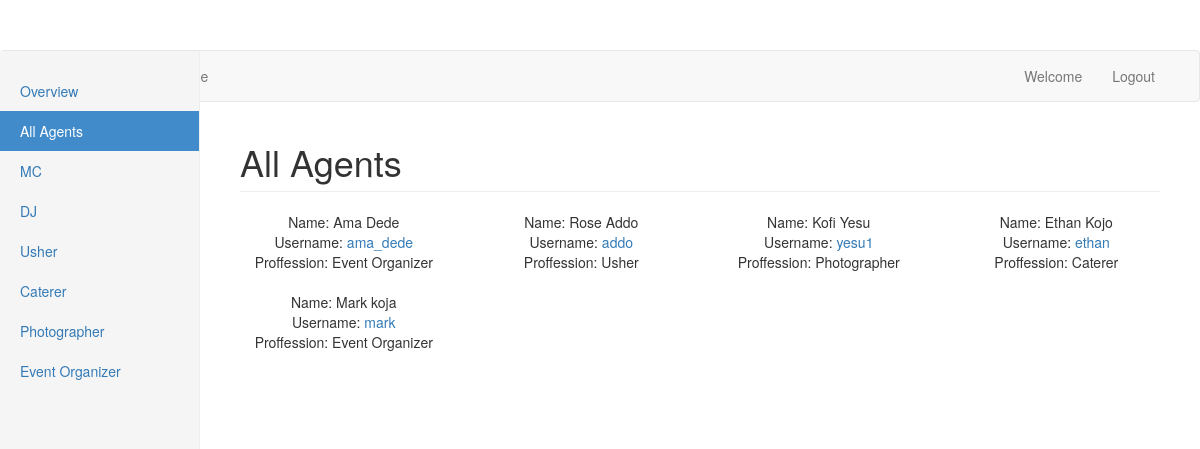
Screenshot of /home (signed in) with the database file from the repository.
### app/models.py (models this page shows, shortened)
class Agent(UserMixin,db.Model):
    id = db.Column(db.Integer, primary_key=True)
    username = db.Column(db.String(64), index=True, unique=True)
    email = db.Column(db.String(120), index=True, unique=True)
    name = db.Column(db.String(100))
    proffession = db.Column(db.String(50))
    password_hash = db.Column(db.String(128))
    posts = db.relationship('Post', backref='author', lazy='dynamic')
    about_me = db.Column(db.String(140))
    contact = db.Column(db.String(140))
    last_seen = db.Column(db.DateTime, default=datetime.utcnow)

### app/routes.py (the view)
@app.route('/home')
@login_required
def home():
    agents= Agent.query.all()
    return render_template('client/home.html',agents=agents)

### app/models.py (called while the page is built)
@login.user_loader
def load_user(id):
    return Agent.query.get(int(id))

### app/routes.py (called while the page is built)
@app.before_request
def before_request():
    if current_user.is_authenticated:
        current_user.last_seen = datetime.utcnow()
        db.session.commit()

### app/templates/client/home.html (shortened to what this page needs)
{% extends "client/base.html" %}
{% block content %}
<div class="container-fluid">
    <div class="row">
      <div class="col-sm-3 col-md-2 sidebar">
        <ul class="nav nav-sidebar">
          <li ><a href="#">Overview</a></li>
          <li class="active"><a href="{{url_for('home')}}">All Agents</a><span class="sr-only">(current)</span></li>
          <li><a href="{{url_for('mc')}}">MC</a></li>
          <li><a href="{{url_for('dj')}}">DJ</a></li>
          <li><a href="{{url_for('usher')}}">Usher</a></li>
          <li><a href="{{url_for('caterer')}}">Caterer</a></li>
          <li><a href="{{url_for('photographers')}}">Photographer</a></li>
          <li><a href="{{url_for('event_org')}}">Event Organizer</a></li>
        </ul>
      </div>
      <div class="col-sm-9 col-sm-offset-3 col-md-10 col-md-offset-2 main">
        <h1 class="page-header">All Agents</h1>
        <div class="row placeholders">
          {%for agent in agents%}
          <div class="col-xs-6 col-sm-3 placeholder">
            Name: {{agent.name}}
            <br>
            Username: <a href="{{url_for('client_view',username=agent.username)}}">{{agent.username}}</a> <br>
            Proffession: {{agent.proffession}}
          </div>
          {% endfor %}
        </div>
      </div>
    </div>
  </div>
{% endblock %}

### app/templates/client/base.html (shortened to what this page needs)
{% extends 'bootstrap/base.html' %}
{% block navbar %}
<nav class="navbar navbar-default">
  <div class="container">
      <div class="navbar-header">
          <a class="navbar-brand" href="{{ url_for('index') }}">Dunamis_hub</a>
      </div>
      <div class="collapse navbar-collapse" id="bs-example-navbar-collapse-1">
          <ul class="nav navbar-nav">
              <li><a href="{{ url_for('home') }}">Home</a></li>
          </ul>
          <ul class="nav navbar-nav navbar-right">
              {% if current_user.is_anonymous %}
              <li><a href="{{ url_for('client_login') }}">Login</a></li>
              {% else %}
              <li><a>Welcome</a></li>
              <li><a href="{{ url_for('logout') }}">Logout</a></li>
              {% endif %}
          </ul>
      </div>
  </div>
</nav>
{% endblock %}

### app/templates/client/home.html (style rules this page uses)
body { padding-top: 50px; }
.sidebar { display: none; }
@media (min-width: 768px) { .sidebar { position: fixed; top: 51px; bottom: 0; left: 0; z-index: 1000; display: block; padding: 20px; overflow-x: hidden; overflow-y: auto; background-color: #f5f5f5; border-right: 1px solid #eee; } }
.nav-sidebar { margin-right: -21px; margin-bottom: 20px; margin-left: -20px; }
.nav-sidebar > li > a { padding-right: 20px; padding-left: 20px; }
.nav-sidebar > .active > a, .nav-sidebar > .active > a:hover, .nav-sidebar > .active > a:focus { color: #fff; background-color: #428bca; }
.main { padding: 20px; }
@media (min-width: 768px) { .main { padding-right: 40px; padding-left: 40px; } }
.main .page-header { margin-top: 0; }
.placeholders { margin-bottom: 30px; text-align: center; }
.placeholder { margin-bottom: 20px; }

### rows the page displays
Agent: name "Ama Dede", username "ama_dede", proffession "Event Organizer"
Agent: name "Rose Addo", username "addo", proffession "Usher"
Agent: name "Kofi Yesu", username "yesu1", proffession "Photographer"
Agent: name "Ethan Kojo", username "ethan", proffession "Caterer"
Agent: name "Mark koja", username "mark", proffession "Event Organizer"
